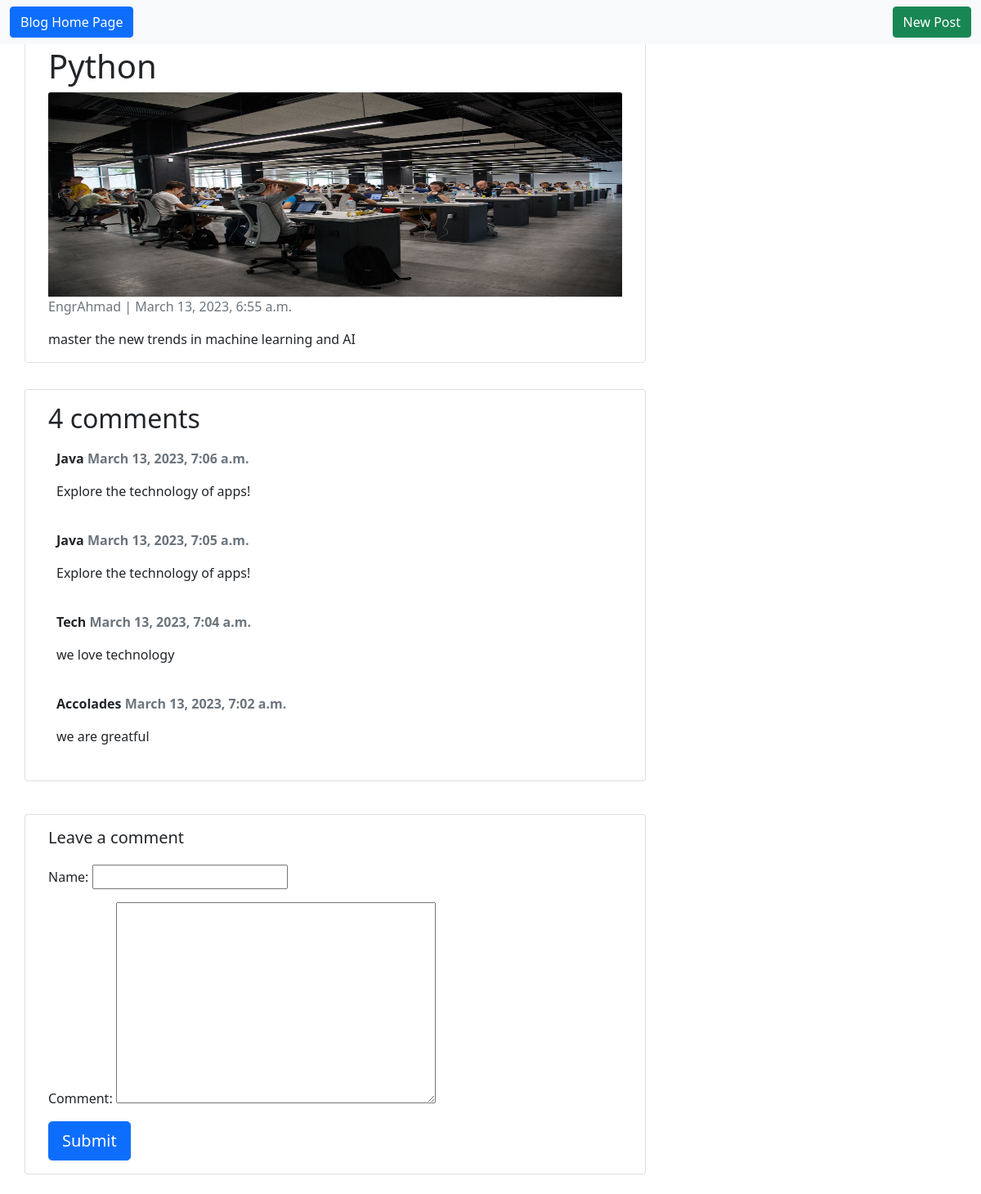
The app's page /python with its own data.
### blogapp/models.py (models this page shows, shortened)
class Post(models.Model):
    title = models.CharField(max_length=150)
    author = models.ForeignKey(User, on_delete=models.CASCADE)
    slug = models.SlugField(max_length=100, blank=True)
    body = models.TextField()
    image = models.ImageField(upload_to="images", blank=True, null=True)
    created_on = models.DateTimeField(auto_now_add=True)
    updated_on = models.DateTimeField(auto_now=True)
    class Meta:
        ordering = ['-created_on']

class Comment(models.Model):
    post = models.ForeignKey(Post, on_delete=models.CASCADE)
    name = models.CharField(max_length=100)
    comment = models.TextField(max_length=1000)
    created_on = models.DateTimeField(auto_now=True)
    class Meta:
        ordering = ['-created_on']

### blogapp/views.py (the view)
# urls.py: path('<slug:slug>', views.post_details, name='post_details'),
def post_details(request, slug):
    post = Post.objects.get(slug=slug)
    comments = Comment.objects.order_by("-created_on")
    new_comment = None
    if request.method == "POST":
        form = CommentForm(request.POST or None)
        if form.is_valid():
            new_comment = form.save(commit=False)
            new_comment.post = post
            new_comment.save()
            return render(request, "add_comment.html")
    else:
        form = CommentForm()
    return render(request, "add_comment.html", {'form': form, 'post': post, 'comments': comments, 'new_comment': new_comment})

### blogapp/forms.py
class CommentForm(forms.ModelForm):
    class Meta:
        model = Comment
        exclude = ['post']

### templates/add_comment.html (shortened to what this page needs)
{% extends 'base.html' %} {% block content %}
<div class="container  mt-3 ">
  <div class="row  mt-2">
    <div class="col-md-8 card mb-3 border  mt-4  d-flex justify-content-center">
      <div class="card-body">
        <h1>{% block title %} {{ post.title }} {% endblock title %}</h1>
        <img src="/media/{{post.image}}" class="card-img-top" alt="..." height="250px">
        <p class=" text-muted">{{ post.author }} | {{ post.created_on }}</p>
        <p class="card-text ">{{ post.body | safe }}</p>
      </div>
    </div>
    <div class="col-md-8 card mb-4  mt-3 ">
      <div class="card-body">
        {% if comments %}
        <h2>{{ comments.count }} comments</h2>
        {% for comment in comments %}
        <div class="comments" style="padding: 10px;">
          <p class="font-weight-bold" style="font-weight:bold;">
            {{ comment.name }}
            <span class=" text-muted font-weight-normal">
              {{ comment.created_on }}
            </span>
          </p>
          {{ comment.comment | linebreaks }}
        </div>
        {% endfor %}
      </div>
      {% endif %}
    </div>
    <div class="col-md-8 card mb-4  mt-3 ">
      <div class="card-body">
        {% if new_comment %}
        <div class="alert alert-success" role="alert">
          Your comment is awaiting moderation
        </div>
        {% else %}
        <h5>Leave a comment</h5>
        <form method="post" style="margin-top: 1.3em;">
          {{ form.as_p }}
          <button type="submit" class="btn btn-primary  btn-lg">Submit</button>
        </form>
        {% endif %}
      </div>
    </div>
  </div>
</div>
{% endblock content %}

### templates/base.html (shortened to what this page needs)
{% load static %}
<!doctype html>
<html lang="en">
  <head>
    <link href="https://cdn.jsdelivr.net/npm/bootstrap@5.0.2/dist/css/bootstrap.min.css" rel="stylesheet">
  </head>
  <body>
    {%block body%}
    <header class = "header fixed-top">
      <nav class="navbar navbar-expand-lg navbar-light bg-light">
    <div class="container-fluid">
      <a class="btn btn-primary" href="{% url 'home' %}">Blog Home Page</a>
      <div class="collapse navbar-collapse" id="navbarSupportedContent">
        <ul class="navbar-nav ms-auto mb-2 mb-lg-0">
          <li class="nav-item">
            <a class="btn btn-success" aria-current="page" href="{% url 'new_post' %}">New Post</a>
          </li>
        </ul>
      </div>
    </div>
  </nav>
</header>
  {% block content %}
  {% endblock %}
  {% endblock body%}
  </body>
</html>

### records on screen
Post: title "Python", image (picture), author "EngrAhmad", created_on "March 13, 2023, 6:55 a.m.", body "master the new trends in machine learning and AI"
Comment: name "Java", created_on "March 13, 2023, 7:06 a.m.", comment "Explore the technology of apps!"
Comment: name "Java", created_on "March 13, 2023, 7:05 a.m.", comment "Explore the technology of apps!"
Comment: name "Tech", created_on "March 13, 2023, 7:04 a.m.", comment "we love technology"
Comment: name "Accolades", created_on "March 13, 2023, 7:02 a.m.", comment "we are greatful"

### other values on screen
{{ comments.count }} "4"
